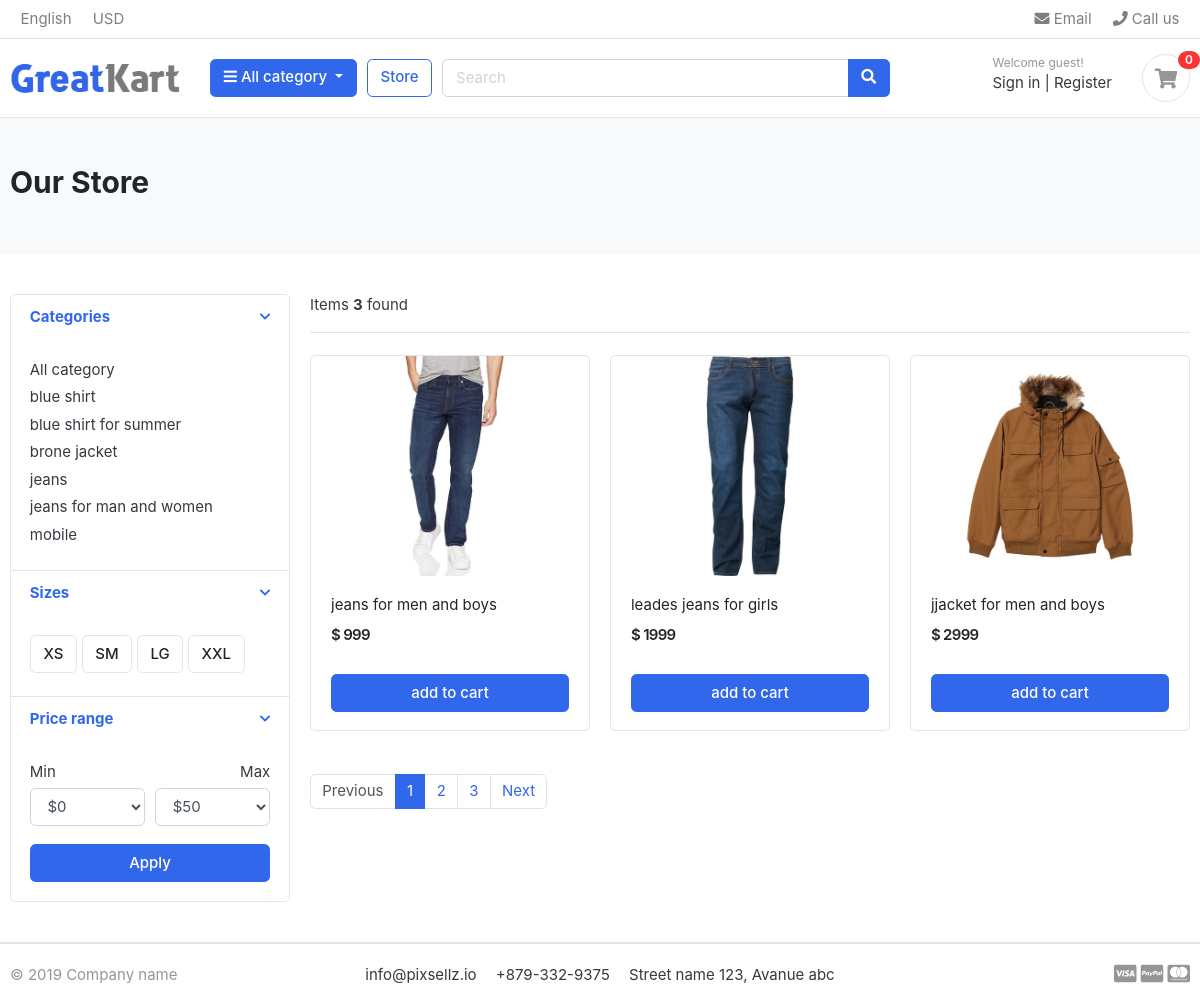
/store/jeans/, run on the app's committed database.
### category/models.py (models this page shows, shortened)
class Category(models.Model):
    category_name = models.CharField(max_length=100, unique=True, verbose_name="Category Name")
    slug = models.SlugField(max_length=100, unique=True, blank=True, verbose_name="URL Slug")
    parent = models.ForeignKey('self', on_delete=models.CASCADE, null=True, blank=True, related_name='children', verbose_name="Parent Category")
    description = models.TextField(blank=True, null=True, verbose_name="Category Description")
    cat_image = models.ImageField(upload_to='photo/categories', blank=True, null=True, verbose_name="Category Image")
    created_at = models.DateField(auto_now_add=True, verbose_name="Created At")
    updated_at = models.DateField(auto_now=True, verbose_name="Updated At")
    class Meta:
        verbose_name = "Category"
        verbose_name_plural = "Categories"
        ordering = ['category_name']  # Changed from 'name' to 'category_name'
    def get_url(self):
        return reverse('product_by_category', args=[self.slug])

### store/models.py (models this page shows, shortened)
class Product(models.Model):
    product_name = models.CharField( max_length=50)
    slug = models.SlugField()
    description = models.TextField( max_length=550)
    price = models.IntegerField()
    image = models.ImageField( upload_to=None, height_field=None, width_field=None, max_length=None)
    stock  = models.IntegerField()
    is_available = models.BooleanField(default = True)
    category  = models.ForeignKey(Category, on_delete=models.CASCADE)
    created_data = models.DateTimeField( auto_now_add=True)
    modified_date = models.DateTimeField( auto_now_add=True)
    def get_url(self):
        return reverse('product_detail', args=[self.category.slug,self.slug])

### store/views.py (the view)
# urls.py: path('store/',include('store.urls')),
def store(request, category_slug=None):
    categories = None
    products = None
    if category_slug:
        categories = get_object_or_404(Category, slug=category_slug)
        products = Product.objects.filter(category=categories, is_available=True)
    else:
        products = Product.objects.filter(is_available=True)  # Fix here
    product_count = products.count()
    context = {
        'products': products,
        'product_count': product_count,
        'categories': categories,
    }
    return render(request, 'store/store.html', context)

### category/context_processors.py (called while the page is built)
def menu_links(request):
    links = Category.objects.all()
    return dict(links=links)

### templates/store/store.html (shortened to what this page needs)
{% extends "base.html" %}
{% load static  %}
{% block content %}
<section class="section-pagetop bg">
    <div class="container">
        <h2 class="title-page">Our Store</h2>
    </div>
    </section>
    <section class="section-content padding-y">
    <div class="container">
    <div class="row">
        <aside class="col-md-3">
    <div class="card">
        <article class="filter-group">
            <header class="card-header">
                <a href="#" data-toggle="collapse" data-target="#collapse_1" aria-expanded="true" class="">
                    <i class="icon-control fa fa-chevron-down"></i>
                    <h6 class="title">Categories</h6>
                </a>
            </header>
            <div class="filter-content collapse show" id="collapse_1" style="">
                <div class="card-body">
                    <ul class="list-menu">
                    <li><a href="{% url 'store' %}">All category</a></li>
                        {% for category in links %}
                    <li><a href="{{category.get_url}}">{{category.category_name }}</a></li>
                        {% endfor %}
                    </ul>
                </div>
            </div>
        </article>
        <article class="filter-group">
            <header class="card-header">
                <a href="#" data-toggle="collapse" data-target="#collapse_4" aria-expanded="true" class="">
                    <i class="icon-control fa fa-chevron-down"></i>
                    <h6 class="title">Sizes </h6>
                </a>
            </header>
            <div class="filter-content collapse show" id="collapse_4" style="">
                <div class="card-body">
                  <label class="checkbox-btn">
                    <span class="btn btn-light"> XS </span>
                  </label>
                  <label class="checkbox-btn">
                    <span class="btn btn-light"> SM </span>
                  </label>
                  <label class="checkbox-btn">
                    <span class="btn btn-light"> LG </span>
                  </label>
                  <label class="checkbox-btn">
                    <span class="btn btn-light"> XXL </span>
                  </label>
            </div>
            </div>
        </article>
        <article class="filter-group">
            <header class="card-header">
                <a href="#" data-toggle="collapse" data-target="#collapse_3" aria-expanded="true" class="">
                    <i class="icon-control fa fa-chevron-down"></i>
                    <h6 class="title">Price range </h6>
                </a>
            </header>
            <div class="filter-content collapse show" id="collapse_3" style="">
                <div class="card-body">
                    <div class="form-row">
                    <div class="form-group col-md-6">
                      <label>Min</label>
                          <select class="mr-2 form-control">
                            <option value="0">$0</option>
                        </select>
                    </div>
                    <div class="form-group text-right col-md-6">
                      <label>Max</label>
                          <select class="mr-2 form-control">
                            <option value="50">$50</option>
                        </select>
                    </div>
                    </div>
                    <button class="btn btn-block btn-primary">Apply</button>
                </div>
            </div>
        </article>
    </div>
        </aside>
        <main class="col-md-9">
    <header class="border-bottom mb-4 pb-3">
            <div class="form-inline">
                <span class="mr-md-auto">Items <b>{{ product_count }}</b> found </span>
            </div>
    </header>
    <div class="row">
        {% for product in products %}
        <div class="col-md-4">
            <figure class="card card-product-grid">
                <div class="img-wrap">
                    <a href="{{product.get_url}}"><img src="{{product.image.url}}"></a>
                </div>
                <figcaption class="info-wrap">
                    <div class="fix-height">
                        <a href="{{product.get_url}}" class="title">{{product.product_name}}</a>
                        <div class="price-wrap mt-2">
                            <span class="price">$ {{product.price}}</span>
                        </div>
                    </div>
                    <a href="#" class="btn btn-block btn-primary">add to cart</a>
                </figcaption>
            </figure>
        </div>
        {% endfor %}
    </div>
    <nav class="mt-4" aria-label="Page navigation sample">
      <ul class="pagination">
        <li class="page-item disabled"><a class="page-link" href="#">Previous</a></li>
        <li class="page-item active"><a class="page-link" href="#">1</a></li>
        <li class="page-item"><a class="page-link" href="#">2</a></li>
        <li class="page-item"><a class="page-link" href="#">3</a></li>
        <li class="page-item"><a class="page-link" href="#">Next</a></li>
      </ul>
    </nav>
        </main>
    </div>
    </div>
    </section>
{% endblock  %}

### static/css/ui.css (style rules this page uses)
html { font-family: "Inter", sans-serif; font-size: 15px; }
.img-wrap { text-align: center; display: block; }
.img-wrap img { max-width: 100%; }
.price-wrap { letter-spacing: -0.7px; }
.padding-y { padding-top: 40px; padding-bottom: 40px; }
figure { margin-bottom: 0; }
article:after, .form-group:after { display: block; clear: both; content: ""; }
.bg { background-color: #f8f9fa; }
.title-page { color: #212529; }
.btn-light { background-color: #fff; border-color: #e4e4e4; }
[class*=list-] li:after { visibility: hidden; display: block; content: ""; overflow: hidden; height: 0; clear: both; }
.list-menu { list-style: none; margin: 0; padding-left: 0; }
.list-menu li { margin-bottom: 5px; }
.list-menu a { color: #343a40; }
[class*=card-product] a.title { color: #212529; display: block; }
[class*=card-product] .img-wrap { overflow: hidden; position: relative; }
[class*=card-product] .img-wrap img { height: 100%; max-width: 100%; width: auto; display: inline-block; -o-object-fit: cover; object-fit: cover; }
.card-product-grid { margin-bottom: 20px; }
.card-product-grid .img-wrap { border-radius: 0.2rem 0.2rem 0 0; height: 220px; }
.card-product-grid .info-wrap { overflow: hidden; padding: 18px 20px; }
.card-product-grid .fix-height { height: 80px; overflow: hidden; }
.card .img-wrap { overflow: hidden; }
.price { font-weight: 600; color: #212529; }
.icon-control { margin-top: 5px; float: right; font-size: 80%; }
.card-header .title { margin-bottom: 0; line-height: 1.5; }
.filter-group { border-bottom: 1px solid #e4e4e4; }
.filter-group .card-header { border-bottom: 0; }
.filter-group:last-child { border-bottom: 0; }
.checkbox-btn { position: relative; }
.section-pagetop { padding: 45px 0; }

### data on the page
Category: category_name "blue shirt"
Category: category_name "blue shirt for summer"
Category: category_name "brone jacket"
Category: category_name "jeans"
Category: category_name "jeans for man and women"
Category: category_name "mobile"
Product: image (picture), product_name "jeans for men and boys", price "999"
Product: image (picture), product_name "leades jeans for girls", price "1999"
Product: image (picture), product_name "jjacket for men and boys", price "2999"

### other printed values
{{ product_count }} "3"
